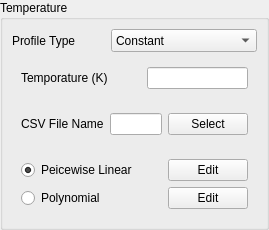
<?xml version="1.0" encoding="UTF-8"?>
<ui version="4.0">
 <class>temperatureWidget</class>
 <widget class="QWidget" name="temperatureWidget">
  <property name="geometry">
   <rect>
    <x>0</x>
    <y>0</y>
    <width>269</width>
    <height>230</height>
   </rect>
  </property>
  <property name="windowTitle">
   <string>Form</string>
  </property>
  <layout class="QVBoxLayout" name="verticalLayout_3">
   <property name="leftMargin">
    <number>0</number>
   </property>
   <property name="topMargin">
    <number>0</number>
   </property>
   <property name="rightMargin">
    <number>0</number>
   </property>
   <property name="bottomMargin">
    <number>0</number>
   </property>
   <item>
    <widget class="QGroupBox" name="groupBox">
     <property name="sizePolicy">
      <sizepolicy hsizetype="Expanding" vsizetype="Preferred">
       <horstretch>0</horstretch>
       <verstretch>0</verstretch>
      </sizepolicy>
     </property>
     <property name="title">
      <string>Temperature</string>
     </property>
     <layout class="QVBoxLayout" name="verticalLayout_2">
      <property name="leftMargin">
       <number>9</number>
      </property>
      <property name="topMargin">
       <number>9</number>
      </property>
      <property name="rightMargin">
       <number>9</number>
      </property>
      <property name="bottomMargin">
       <number>9</number>
      </property>
      <item>
       <widget class="QWidget" name="widget" native="true">
        <layout class="QHBoxLayout" name="horizontalLayout_5">
         <property name="leftMargin">
          <number>0</number>
         </property>
         <property name="topMargin">
          <number>0</number>
         </property>
         <property name="rightMargin">
          <number>0</number>
         </property>
         <property name="bottomMargin">
          <number>0</number>
         </property>
         <item>
          <widget class="QLabel" name="label_2">
           <property name="text">
            <string>Profile Type</string>
           </property>
          </widget>
         </item>
         <item>
          <spacer name="horizontalSpacer_5">
           <property name="orientation">
            <enum>Qt::Horizontal</enum>
           </property>
           <property name="sizeHint" stdset="0">
            <size>
             <width>40</width>
             <height>20</height>
            </size>
           </property>
          </spacer>
         </item>
         <item>
          <widget class="QComboBox" name="profileType">
           <property name="sizePolicy">
            <sizepolicy hsizetype="Preferred" vsizetype="Preferred">
             <horstretch>0</horstretch>
             <verstretch>0</verstretch>
            </sizepolicy>
           </property>
           <item>
            <property name="text">
             <string>Constant</string>
            </property>
           </item>
           <item>
            <property name="text">
             <string>Spatial Distribution</string>
            </property>
           </item>
           <item>
            <property name="text">
             <string>Temporal Distribution</string>
            </property>
           </item>
          </widget>
         </item>
        </layout>
       </widget>
      </item>
      <item>
       <widget class="QWidget" name="constant" native="true">
        <layout class="QHBoxLayout" name="horizontalLayout_3">
         <item>
          <widget class="QLabel" name="label_3">
           <property name="text">
            <string>Temporature (K)</string>
           </property>
          </widget>
         </item>
         <item>
          <spacer name="horizontalSpacer">
           <property name="orientation">
            <enum>Qt::Horizontal</enum>
           </property>
           <property name="sizeHint" stdset="0">
            <size>
             <width>40</width>
             <height>20</height>
            </size>
           </property>
          </spacer>
         </item>
         <item>
          <widget class="QLineEdit" name="temporature">
           <property name="sizePolicy">
            <sizepolicy hsizetype="Preferred" vsizetype="Fixed">
             <horstretch>0</horstretch>
             <verstretch>0</verstretch>
            </sizepolicy>
           </property>
          </widget>
         </item>
        </layout>
       </widget>
      </item>
      <item>
       <widget class="QWidget" name="spatialDistribution" native="true">
        <layout class="QHBoxLayout" name="horizontalLayout">
         <item>
          <widget class="QLabel" name="label_6">
           <property name="text">
            <string>CSV File Name</string>
           </property>
          </widget>
         </item>
         <item>
          <spacer name="horizontalSpacer_2">
           <property name="orientation">
            <enum>Qt::Horizontal</enum>
           </property>
           <property name="sizeHint" stdset="0">
            <size>
             <width>40</width>
             <height>20</height>
            </size>
           </property>
          </spacer>
         </item>
         <item>
          <widget class="QLineEdit" name="spatialDistributionFileName">
           <property name="sizePolicy">
            <sizepolicy hsizetype="Expanding" vsizetype="Fixed">
             <horstretch>0</horstretch>
             <verstretch>0</verstretch>
            </sizepolicy>
           </property>
          </widget>
         </item>
         <item>
          <widget class="QPushButton" name="spatialDistributionFileSelect">
           <property name="sizePolicy">
            <sizepolicy hsizetype="Fixed" vsizetype="Fixed">
             <horstretch>0</horstretch>
             <verstretch>0</verstretch>
            </sizepolicy>
           </property>
           <property name="text">
            <string>Select</string>
           </property>
          </widget>
         </item>
        </layout>
       </widget>
      </item>
      <item>
       <widget class="QWidget" name="temporalDistribution" native="true">
        <layout class="QVBoxLayout" name="verticalLayout">
         <item>
          <widget class="QWidget" name="widget_3" native="true">
           <layout class="QHBoxLayout" name="horizontalLayout_2">
            <property name="leftMargin">
             <number>0</number>
            </property>
            <property name="topMargin">
             <number>0</number>
            </property>
            <property name="rightMargin">
             <number>0</number>
            </property>
            <property name="bottomMargin">
             <number>0</number>
            </property>
            <item>
             <widget class="QRadioButton" name="peicewiseLinear">
              <property name="sizePolicy">
               <sizepolicy hsizetype="Expanding" vsizetype="Fixed">
                <horstretch>0</horstretch>
                <verstretch>0</verstretch>
               </sizepolicy>
              </property>
              <property name="text">
               <string>Peicewise Linear</string>
              </property>
              <property name="checked">
               <bool>true</bool>
              </property>
              <attribute name="buttonGroup">
               <string notr="true">temporalDistributionType</string>
              </attribute>
             </widget>
            </item>
            <item>
             <spacer name="horizontalSpacer_3">
              <property name="orientation">
               <enum>Qt::Horizontal</enum>
              </property>
              <property name="sizeHint" stdset="0">
               <size>
                <width>40</width>
                <height>20</height>
               </size>
              </property>
             </spacer>
            </item>
            <item>
             <widget class="QPushButton" name="peicewiseLinearEdit">
              <property name="text">
               <string>Edit</string>
              </property>
             </widget>
            </item>
           </layout>
          </widget>
         </item>
         <item>
          <widget class="QWidget" name="widget_4" native="true">
           <layout class="QHBoxLayout" name="horizontalLayout_4">
            <property name="leftMargin">
             <number>0</number>
            </property>
            <property name="topMargin">
             <number>0</number>
            </property>
            <property name="rightMargin">
             <number>0</number>
            </property>
            <property name="bottomMargin">
             <number>0</number>
            </property>
            <item>
             <widget class="QRadioButton" name="polynomial">
              <property name="sizePolicy">
               <sizepolicy hsizetype="Expanding" vsizetype="Fixed">
                <horstretch>0</horstretch>
                <verstretch>0</verstretch>
               </sizepolicy>
              </property>
              <property name="text">
               <string>Polynomial</string>
              </property>
              <attribute name="buttonGroup">
               <string notr="true">temporalDistributionType</string>
              </attribute>
             </widget>
            </item>
            <item>
             <spacer name="horizontalSpacer_4">
              <property name="orientation">
               <enum>Qt::Horizontal</enum>
              </property>
              <property name="sizeHint" stdset="0">
               <size>
                <width>40</width>
                <height>20</height>
               </size>
              </property>
             </spacer>
            </item>
            <item>
             <widget class="QPushButton" name="polynomialEdit">
              <property name="text">
               <string>Edit</string>
              </property>
             </widget>
            </item>
           </layout>
          </widget>
         </item>
        </layout>
       </widget>
      </item>
     </layout>
    </widget>
   </item>
  </layout>
 </widget>
 <resources/>
 <connections/>
 <buttongroups>
  <buttongroup name="temporalDistributionType"/>
 </buttongroups>
</ui>
